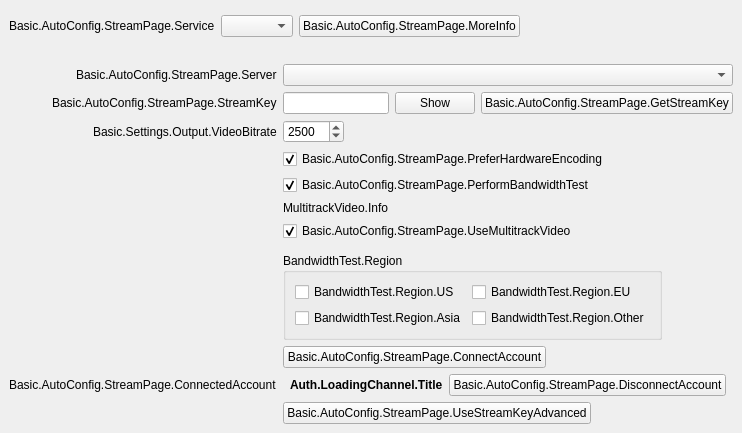
<?xml version="1.0" encoding="UTF-8"?>
<ui version="4.0">
 <class>AutoConfigStreamPage</class>
 <widget class="QWidget" name="AutoConfigStreamPage">
  <property name="geometry">
   <rect>
    <x>0</x>
    <y>0</y>
    <width>726</width>
    <height>407</height>
   </rect>
  </property>
  <property name="windowTitle">
   <string notr="true"/>
  </property>
  <layout class="QVBoxLayout" name="verticalLayout">
   <property name="spacing">
    <number>0</number>
   </property>
   <property name="leftMargin">
    <number>0</number>
   </property>
   <property name="topMargin">
    <number>0</number>
   </property>
   <property name="rightMargin">
    <number>0</number>
   </property>
   <property name="bottomMargin">
    <number>0</number>
   </property>
   <item>
    <widget class="QFrame" name="widget">
     <property name="sizePolicy">
      <sizepolicy hsizetype="Preferred" vsizetype="Maximum">
       <horstretch>0</horstretch>
       <verstretch>0</verstretch>
      </sizepolicy>
     </property>
     <layout class="QFormLayout" name="topLayout">
      <property name="fieldGrowthPolicy">
       <enum>QFormLayout::ExpandingFieldsGrow</enum>
      </property>
      <property name="labelAlignment">
       <set>Qt::AlignRight|Qt::AlignTrailing|Qt::AlignVCenter</set>
      </property>
      <property name="bottomMargin">
       <number>12</number>
      </property>
      <item row="0" column="0">
       <spacer name="horizontalSpacer_6">
        <property name="orientation">
         <enum>Qt::Horizontal</enum>
        </property>
        <property name="sizeType">
         <enum>QSizePolicy::Fixed</enum>
        </property>
        <property name="sizeHint" stdset="0">
         <size>
          <width>87</width>
          <height>0</height>
         </size>
        </property>
       </spacer>
      </item>
      <item row="1" column="0">
       <widget class="QLabel" name="serviceLabel">
        <property name="text">
         <string>Basic.AutoConfig.StreamPage.Service</string>
        </property>
        <property name="buddy">
         <cstring>service</cstring>
        </property>
       </widget>
      </item>
      <item row="1" column="1">
       <widget class="QFrame" name="serviceWidget">
        <layout class="QHBoxLayout" name="serviceWidgetLayout">
         <property name="leftMargin">
          <number>0</number>
         </property>
         <property name="topMargin">
          <number>0</number>
         </property>
         <property name="rightMargin">
          <number>0</number>
         </property>
         <property name="bottomMargin">
          <number>0</number>
         </property>
         <item>
          <widget class="QComboBox" name="service"/>
         </item>
         <item>
          <widget class="UrlPushButton" name="moreInfoButton">
           <property name="text">
            <string>Basic.AutoConfig.StreamPage.MoreInfo</string>
           </property>
          </widget>
         </item>
        </layout>
       </widget>
      </item>
      <item row="2" column="1">
       <spacer name="verticalSpacer">
        <property name="orientation">
         <enum>Qt::Vertical</enum>
        </property>
        <property name="sizeHint" stdset="0">
         <size>
          <width>12</width>
          <height>12</height>
         </size>
        </property>
       </spacer>
      </item>
     </layout>
    </widget>
   </item>
   <item>
    <widget class="QStackedWidget" name="stackedWidget">
     <property name="currentIndex">
      <number>1</number>
     </property>
     <widget class="QWidget" name="loginPage">
      <layout class="QFormLayout" name="loginPageLayout">
       <property name="fieldGrowthPolicy">
        <enum>QFormLayout::ExpandingFieldsGrow</enum>
       </property>
       <property name="labelAlignment">
        <set>Qt::AlignRight|Qt::AlignTrailing|Qt::AlignVCenter</set>
       </property>
       <item row="0" column="0">
        <spacer name="horizontalSpacer_3">
         <property name="orientation">
          <enum>Qt::Horizontal</enum>
         </property>
         <property name="sizeType">
          <enum>QSizePolicy::Fixed</enum>
         </property>
         <property name="sizeHint" stdset="0">
          <size>
           <width>87</width>
           <height>17</height>
          </size>
         </property>
        </spacer>
       </item>
       <item row="0" column="1">
        <layout class="QHBoxLayout" name="horizontalLayout">
         <item>
          <widget class="QPushButton" name="connectAccount">
           <property name="text">
            <string>Basic.AutoConfig.StreamPage.ConnectAccount</string>
           </property>
          </widget>
         </item>
         <item>
          <spacer name="horizontalSpacer_4">
           <property name="orientation">
            <enum>Qt::Horizontal</enum>
           </property>
           <property name="sizeHint" stdset="0">
            <size>
             <width>40</width>
             <height>20</height>
            </size>
           </property>
          </spacer>
         </item>
        </layout>
       </item>
       <item row="1" column="0">
        <spacer name="horizontalSpacer_7">
         <property name="orientation">
          <enum>Qt::Horizontal</enum>
         </property>
         <property name="sizeType">
          <enum>QSizePolicy::Fixed</enum>
         </property>
         <property name="sizeHint" stdset="0">
          <size>
           <width>87</width>
           <height>17</height>
          </size>
         </property>
        </spacer>
       </item>
       <item row="1" column="1">
        <layout class="QHBoxLayout" name="horizontalLayout_5">
         <item>
          <widget class="QPushButton" name="useStreamKey">
           <property name="text">
            <string>Basic.AutoConfig.StreamPage.UseStreamKey</string>
           </property>
          </widget>
         </item>
         <item>
          <spacer name="horizontalSpacer_8">
           <property name="orientation">
            <enum>Qt::Horizontal</enum>
           </property>
           <property name="sizeHint" stdset="0">
            <size>
             <width>40</width>
             <height>20</height>
            </size>
           </property>
          </spacer>
         </item>
        </layout>
       </item>
      </layout>
     </widget>
     <widget class="QWidget" name="streamkeyPage">
      <layout class="QFormLayout" name="streamkeyPageLayout">
       <property name="fieldGrowthPolicy">
        <enum>QFormLayout::ExpandingFieldsGrow</enum>
       </property>
       <property name="labelAlignment">
        <set>Qt::AlignRight|Qt::AlignTrailing|Qt::AlignVCenter</set>
       </property>
       <item row="0" column="0">
        <widget class="QLabel" name="serverLabel">
         <property name="text">
          <string>Basic.AutoConfig.StreamPage.Server</string>
         </property>
        </widget>
       </item>
       <item row="0" column="1">
        <widget class="QStackedWidget" name="serverStackedWidget">
         <property name="currentIndex">
          <number>0</number>
         </property>
         <widget class="QWidget" name="servicePage">
          <layout class="QHBoxLayout" name="horizontalLayout_2">
           <property name="leftMargin">
            <number>0</number>
           </property>
           <property name="topMargin">
            <number>0</number>
           </property>
           <property name="rightMargin">
            <number>0</number>
           </property>
           <property name="bottomMargin">
            <number>0</number>
           </property>
           <item>
            <widget class="QComboBox" name="server"/>
           </item>
          </layout>
         </widget>
         <widget class="QWidget" name="customPage">
          <layout class="QHBoxLayout" name="horizontalLayout_3">
           <property name="leftMargin">
            <number>0</number>
           </property>
           <property name="topMargin">
            <number>0</number>
           </property>
           <property name="rightMargin">
            <number>0</number>
           </property>
           <property name="bottomMargin">
            <number>0</number>
           </property>
           <item>
            <widget class="QLineEdit" name="customServer"/>
           </item>
          </layout>
         </widget>
        </widget>
       </item>
       <item row="1" column="0">
        <widget class="QLabel" name="streamKeyLabel">
         <property name="text">
          <string>Basic.AutoConfig.StreamPage.StreamKey</string>
         </property>
         <property name="openExternalLinks">
          <bool>true</bool>
         </property>
         <property name="buddy">
          <cstring>key</cstring>
         </property>
        </widget>
       </item>
       <item row="1" column="1">
        <widget class="QFrame" name="streamKeyWidget">
         <layout class="QHBoxLayout" name="horizontalLayout_4">
          <property name="leftMargin">
           <number>0</number>
          </property>
          <property name="topMargin">
           <number>0</number>
          </property>
          <property name="rightMargin">
           <number>0</number>
          </property>
          <property name="bottomMargin">
           <number>0</number>
          </property>
          <item>
           <widget class="QLineEdit" name="key">
            <property name="inputMask">
             <string notr="true"/>
            </property>
            <property name="text">
             <string notr="true"/>
            </property>
            <property name="echoMode">
             <enum>QLineEdit::Password</enum>
            </property>
           </widget>
          </item>
          <item>
           <widget class="QPushButton" name="show">
            <property name="text">
             <string>Show</string>
            </property>
           </widget>
          </item>
          <item>
           <widget class="UrlPushButton" name="streamKeyButton">
            <property name="text">
             <string>Basic.AutoConfig.StreamPage.GetStreamKey</string>
            </property>
           </widget>
          </item>
         </layout>
        </widget>
       </item>
       <item row="2" column="0">
        <widget class="QLabel" name="bitrateLabel">
         <property name="text">
          <string>Basic.Settings.Output.VideoBitrate</string>
         </property>
         <property name="buddy">
          <cstring>bitrate</cstring>
         </property>
        </widget>
       </item>
       <item row="2" column="1">
        <widget class="QSpinBox" name="bitrate">
         <property name="suffix">
          <string notr="true"/>
         </property>
         <property name="minimum">
          <number>500</number>
         </property>
         <property name="maximum">
          <number>51000</number>
         </property>
         <property name="value">
          <number>2500</number>
         </property>
        </widget>
       </item>
       <item row="3" column="1">
        <widget class="QCheckBox" name="preferHardware">
         <property name="toolTip">
          <string>Basic.AutoConfig.StreamPage.PreferHardwareEncoding.ToolTip</string>
         </property>
         <property name="text">
          <string>Basic.AutoConfig.StreamPage.PreferHardwareEncoding</string>
         </property>
         <property name="checked">
          <bool>true</bool>
         </property>
        </widget>
       </item>
       <item row="4" column="1">
        <widget class="QCheckBox" name="doBandwidthTest">
         <property name="text">
          <string>Basic.AutoConfig.StreamPage.PerformBandwidthTest</string>
         </property>
         <property name="checked">
          <bool>true</bool>
         </property>
        </widget>
       </item>
       <item row="5" column="1">
        <widget class="QLabel" name="multitrackVideoInfo">
         <property name="text">
          <string>MultitrackVideo.Info</string>
         </property>
         <property name="textFormat">
          <enum>Qt::RichText</enum>
         </property>
         <property name="wordWrap">
          <bool>true</bool>
         </property>
         <property name="openExternalLinks">
          <bool>true</bool>
         </property>
         <property name="sizePolicy">
          <enum>QSizePolicy::MinimumExpanding, QSizePolicy::Minimum</enum>
         </property>
        </widget>
       </item>
       <item row="6" column="1">
        <widget class="QCheckBox" name="useMultitrackVideo">
         <property name="text">
          <string>Basic.AutoConfig.StreamPage.UseMultitrackVideo</string>
         </property>
         <property name="checked">
          <bool>true</bool>
         </property>
        </widget>
       </item>
       <item row="7" column="1">
        <spacer name="verticalSpacer_2">
         <property name="orientation">
          <enum>Qt::Vertical</enum>
         </property>
         <property name="sizeHint" stdset="0">
          <size>
           <width>6</width>
           <height>6</height>
          </size>
         </property>
        </spacer>
       </item>
       <item row="8" column="1">
        <widget class="QGroupBox" name="region">
         <property name="title">
          <string>BandwidthTest.Region</string>
         </property>
         <layout class="QGridLayout" name="gridLayout">
          <item row="2" column="0">
           <widget class="QCheckBox" name="regionAsia">
            <property name="text">
             <string>BandwidthTest.Region.Asia</string>
            </property>
           </widget>
          </item>
          <item row="0" column="0">
           <widget class="QCheckBox" name="regionUS">
            <property name="text">
             <string>BandwidthTest.Region.US</string>
            </property>
           </widget>
          </item>
          <item row="0" column="1">
           <widget class="QCheckBox" name="regionEU">
            <property name="text">
             <string>BandwidthTest.Region.EU</string>
            </property>
           </widget>
          </item>
          <item row="2" column="1">
           <widget class="QCheckBox" name="regionOther">
            <property name="text">
             <string>BandwidthTest.Region.Other</string>
            </property>
           </widget>
          </item>
         </layout>
        </widget>
       </item>
       <item row="9" column="1">
        <widget class="QPushButton" name="connectAccount2">
         <property name="cursor">
          <cursorShape>PointingHandCursor</cursorShape>
         </property>
         <property name="text">
          <string>Basic.AutoConfig.StreamPage.ConnectAccount</string>
         </property>
        </widget>
       </item>
       <item row="10" column="0">
        <widget class="QLabel" name="connectedAccountLabel">
         <property name="text">
          <string>Basic.AutoConfig.StreamPage.ConnectedAccount</string>
         </property>
        </widget>
       </item>
       <item row="10" column="1">
        <layout class="QHBoxLayout" name="horizontalLayout_6">
         <property name="leftMargin">
          <number>7</number>
         </property>
         <property name="rightMargin">
          <number>7</number>
         </property>
         <item>
          <widget class="QLabel" name="connectedAccountText">
           <property name="font">
            <font>
             <bold>true</bold>
            </font>
           </property>
           <property name="text">
            <string>Auth.LoadingChannel.Title</string>
           </property>
          </widget>
         </item>
         <item>
          <widget class="QPushButton" name="disconnectAccount">
           <property name="text">
            <string>Basic.AutoConfig.StreamPage.DisconnectAccount</string>
           </property>
          </widget>
         </item>
        </layout>
       </item>
       <item row="11" column="0">
        <spacer name="horizontalSpacer">
         <property name="orientation">
          <enum>Qt::Horizontal</enum>
         </property>
         <property name="sizeHint" stdset="0">
          <size>
           <width>40</width>
           <height>20</height>
          </size>
         </property>
        </spacer>
       </item>
       <item row="11" column="1">
        <widget class="QPushButton" name="useStreamKeyAdv">
         <property name="text">
          <string>Basic.AutoConfig.StreamPage.UseStreamKeyAdvanced</string>
         </property>
        </widget>
       </item>
      </layout>
     </widget>
    </widget>
   </item>
  </layout>
 </widget>
 <customwidgets>
  <customwidget>
   <class>UrlPushButton</class>
   <extends>QPushButton</extends>
   <header>url-push-button.hpp</header>
  </customwidget>
 </customwidgets>
 <resources/>
 <connections>
  <connection>
   <sender>connectAccount2</sender>
   <signal>clicked()</signal>
   <receiver>connectAccount</receiver>
   <slot>click()</slot>
   <hints>
    <hint type="sourcelabel">
     <x>382</x>
     <y>279</y>
    </hint>
    <hint type="destinationlabel">
     <x>114</x>
     <y>82</y>
    </hint>
   </hints>
  </connection>
 </connections>
</ui>
